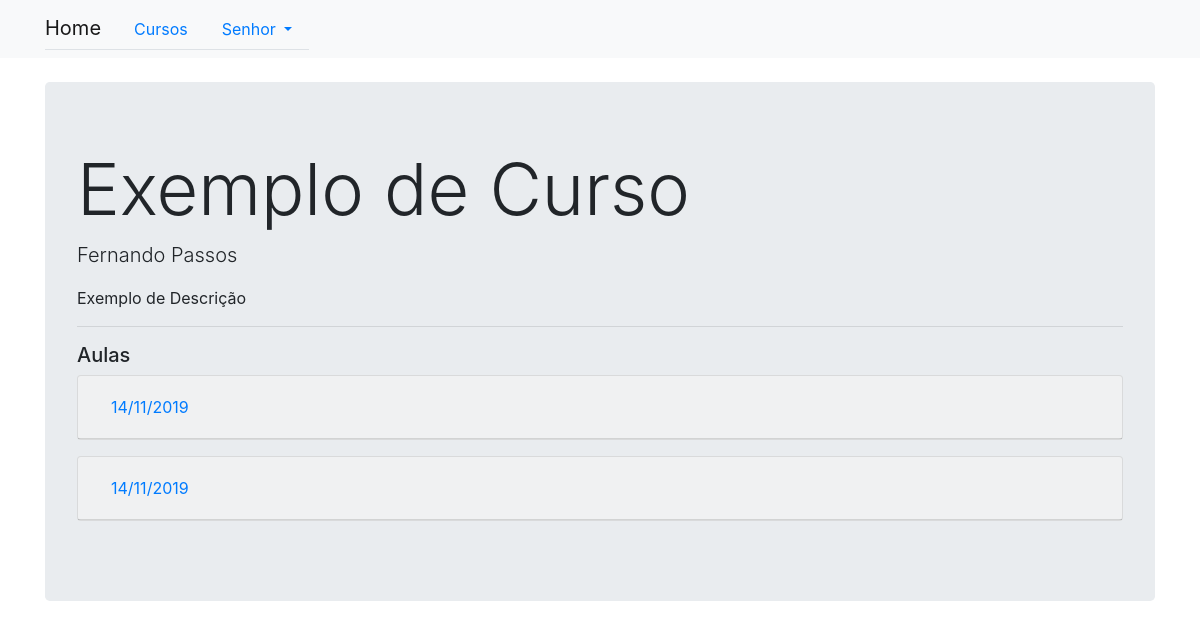
The app's page /courses/1 (signed in) with its own data.
### users/models.py (models this page shows)
class Person(AbstractUser):
    def __str__(self):
        return self.first_name + ' ' + self.last_name

### classes/models.py (models this page shows, shortened)
class Course(models.Model):
    name = models.CharField(max_length=128)
    description = models.CharField(max_length=300, blank=True)
    owner = models.ForeignKey(Person, on_delete=models.CASCADE)
    participants = models.ManyToManyField(
        Person, related_name="participants", blank=True)
    access_key = models.CharField(max_length = 12, blank = True)

class Lesson(models.Model):
    course = models.ForeignKey(Course, on_delete=models.CASCADE)
    on_going = models.BooleanField(default=True)
    date = models.DateField(auto_now_add=True)
    attendants = models.ManyToManyField(
        Person, related_name="attendants", blank=True)
    auth_code = models.CharField(max_length=6)
    def __str__(self):
        if self.date:
            return str(self.date.day) + "/" + str(self.date.month) + "/" + str(self.date.year)

### classes/views.py (the view)
# urls.py: path('<int:id>', views.course_page, name='course'),
def course_page(request, id):
    is_owner = False
    course = get_object_or_404(models.Course, pk=id)
    subscribe = forms.SubscribeForm()
    check_in = forms.CheckInForm()
    if(request.user == course.owner):
        is_owner = True
    lessons = course.lesson_set.all()
    ctx = {
        'subscribe': subscribe,
        'check_in': check_in,
        'course': course,
        'lessons': lessons,
        'is_owner': is_owner,
        'user': request.user
    }
    return render(request, 'classes/single_course.html', context=ctx)

### templates/classes/single_course.html (shortened to what this page needs)
{% extends 'base.html' %}
{% block body_block %}
<br>
<div class="container">
    <div class="jumbotron">
        <h1 class="display-3">{{course.name}}</h1>
        <p class="lead">{{course.owner}}</p>
        <p>{{course.description}}</p>
        <hr class="my-2">
        {% if user in course.participants.all or is_owner %}
        <p>
            <h5> Aulas </h5>
            <div id="accordion">
                {% for lesson in lessons %}
                    <div class = "card bg-light mb-3">
                        <div class="card-header" id="heading-{{lesson.id}}">
                            <h5 class="mb-0">
                                <button class="btn btn-link" data-toggle="collapse" data-target="#collapse-{{lesson.id}}" aria-expanded="false" aria-controls="collapse-{{lesson.id}}">
                                {{lesson}}
                                </button>
                            </h5>
                            </div>
                    </div>
                {% endfor %}
            </div>
        </p>
        {% endif %}
    </div>
</div>
{% endblock %}

### templates/base.html (shortened to what this page needs)
<html>
    <head>
        <link rel="stylesheet" href="https://stackpath.bootstrapcdn.com/bootstrap/4.1.3/css/bootstrap.min.css">
    </head>
    <body>
        <nav class="navbar navbar-expand-lg navbar-light bg-light">
            <div class="container">
                <ul class="nav nav-tabs">
                    <a class="navbar-brand" href="{% url 'home' %}">Home</a>
                    <li class="nav-item">
                        <a href="{% url 'all_courses' %}" class="nav-link">Cursos</a>
                    </li>
                    {% if user.is_authenticated %}
                    <li class="nav-item dropdown">
                        <a class="nav-link dropdown-toggle" data-toggle="dropdown" href="#" role="button" aria-haspopup="true" aria-expanded="false">
                             {{user.first_name}}
                        </a>
                    </li>
                    {% else %}
                    <li class="nav-item">
                        <a href="{% url 'account_login' %}" class="nav-link">Login</a>
                    </li>
                    {% endif %}
                </ul>
            </div>
        </nav>
        {% block body_block %}
        {% endblock %}
    </body>
</html>

### records on screen
Person: first_name "Senhor"
Course: name "Exemplo de Curso", owner "Fernando Passos", description "Exemplo de Descrição"
Lesson: date "14/11/2019"
Lesson: date "14/11/2019"
